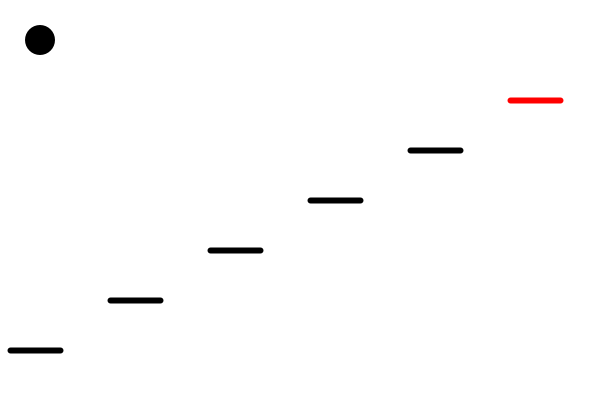
Frame 1 (no input)
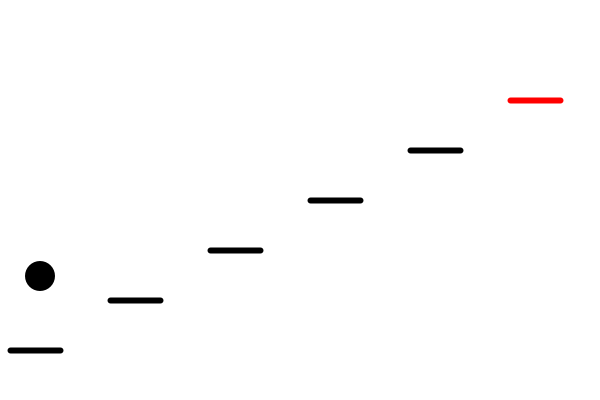
Frame 60 (the mouse pressed at the canvas centre just before this capture)
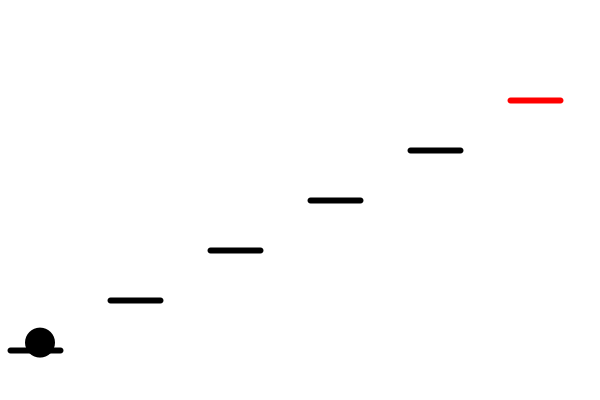
Frame 120 (the mouse held since frame 60 and released just before this capture)

The Processing sketch that drew these frames (run headless with seeded random() and noise(); from frame 60 on, the mouse is pressed at the canvas centre):

// Processing sketch: jumpCircle1
// ── jumpCircle1.pde
float x, y, g;
int pSize;
float sx=0, sy=0;
boolean gameOver=false;
boolean clear=false;
float count = 400;

void setup() {
  size(600, 400);
  x = 40;
  y = 40;
  g = 1;
  pSize = 30;
}

void draw() {
  background(255);

  stroke(0);
  strokeWeight(6);
  line(10, 350, 60, 350);
  line(110, 300, 160, 300);
  line(210, 250, 260, 250);
  line(310, 200, 360, 200);
  line(410, 150, 460, 150);
  stroke(255, 0, 0);
  line(510, 100, 560, 100);

  noStroke();
  fill(0);
  ellipse(x, y, pSize, pSize);

  if (gameOver) {
    textSize(50);
    textAlign(CENTER);
    text("GAME OVER", 300, 200);
    return;
  }
  if (clear) {
    textSize(50);
    textAlign(CENTER);
    text("CLEAR", 300, 200);
    return;
  }

  if (onBar() == 1|| onBar() == 2) {
    g = 0;
  } else {
    g += 0.1;
  }

  if (keyPressed) {
    if (keyCode == LEFT) {
      sx -= 0.1;
    }
    if (keyCode == RIGHT) {
      sx += 0.1;
    }
    if (keyCode == 0) {
      if (onBar() == 1) {
        g = -4;
      }
    }
  }

  sx *= 0.98;
  sy *= 0.98;
  x += sx;
  y += sy;
  y += g;

  if (x < pSize/2 || x > (width - pSize/2) || y < pSize/2 || y > (height - pSize/2)) {
    gameOver = true;
  }
  
  if (onBar() == 2) {
    clear = true;
  }
}

int onBar() {
  if (x >= 10 && x <= 60 && y >= 350-pSize/2
        || x >= 110 && x <= 160 && y >= 300-pSize/2
        || x >= 210 && x <= 260 && y >= 250-pSize/2
        || x >= 310 && x <= 360 && y >= 200-pSize/2
        || x >= 410 && x <= 460 && y >= 150-pSize/2
        ) {
    return 1;
  } else if (x >= 510 && x <= 560 && y >= 100-pSize/2) {
    return 2;
  }
  return 0;
}
